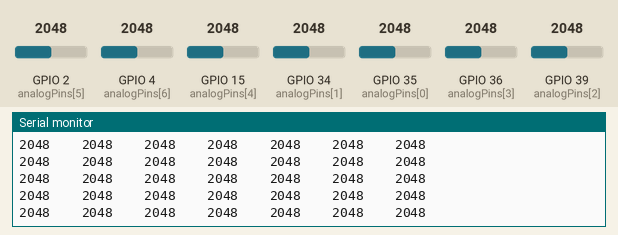
The sketch below on a simulated ESP32. Parts: the last lines printed to the serial monitor. The test bench sets the inputs (shaded band); at power-on: GPIO 2 (analogPins[5]) = 2048, GPIO 4 (analogPins[6]) = 2048, GPIO 15 (analogPins[4]) = 2048, GPIO 34 (analogPins[1]) = 2048, GPIO 35 (analogPins[0]) = 2048, GPIO 36 (analogPins[3]) = 2048, GPIO 39 (analogPins[2]) = 2048.

Above: at 1.3 s.
1.4 s: GPIO 2 (analogPins[5]) set to 1046
At 1.42 s:
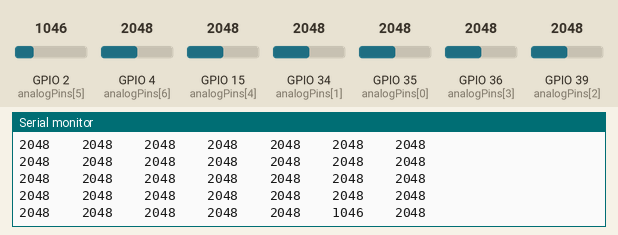
4.4 s: GPIO 2 (analogPins[5]) set to 953
At 4.4 s:
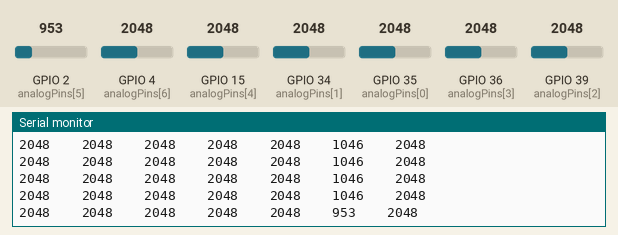
5.9 s: GPIO 4 (analogPins[6]) set to 1030
At 5.92 s:
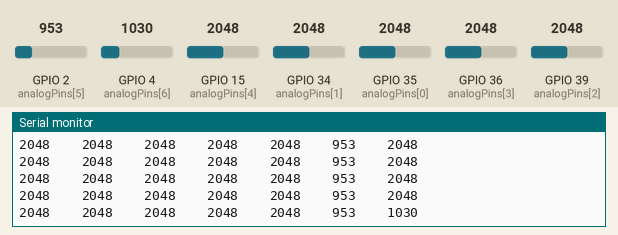
8.9 s: GPIO 4 (analogPins[6]) set to 937
At 8.92 s:
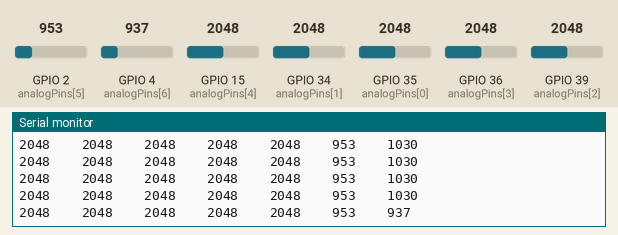
Timing chart, 0 to 11.9 s (numbered marks = the images above; inputs shaded):
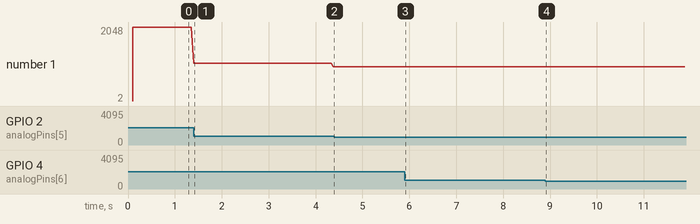

Measured:
- plotted number 1: 1046 → 953 after the input at 1.4 s

The sketch:

AnalogPortTester.ino
```cpp
#include "Arduino.h"
//The setup function is called once at startup of the sketch


uint8_t analogPins[] = {35,34,39,36,15,2,4};
uint8_t size = 7;
void setup()
{
	Serial.begin(9600);
	delay(100);
	for (int i = 0; i < size; ++i) {
		Serial.print(analogPins[i]);
		Serial.print("\t\t");
	}
	Serial.println();
// Add your initialization code here
}

// The loop function is called in an endless loop
void loop()
{
	for (int i = 0; i < size; ++i) {
			Serial.print(analogRead(analogPins[i]));
			Serial.print("\t\t");
			delay(5);
	}
	Serial.println();
	delay(5);
//Add your repeated code here
}
```

sloeber.ino.cpp
```cpp
#ifdef __IN_ECLIPSE__
//This is a automatic generated file
//Please do not modify this file
//If you touch this file your change will be overwritten during the next build
//This file has been generated on 2018-01-01 01:03:40

#include "Arduino.h"
#include "Arduino.h"

void setup() ;
void loop() ;

#include "AnalogPortTester.ino"


#endif
```
